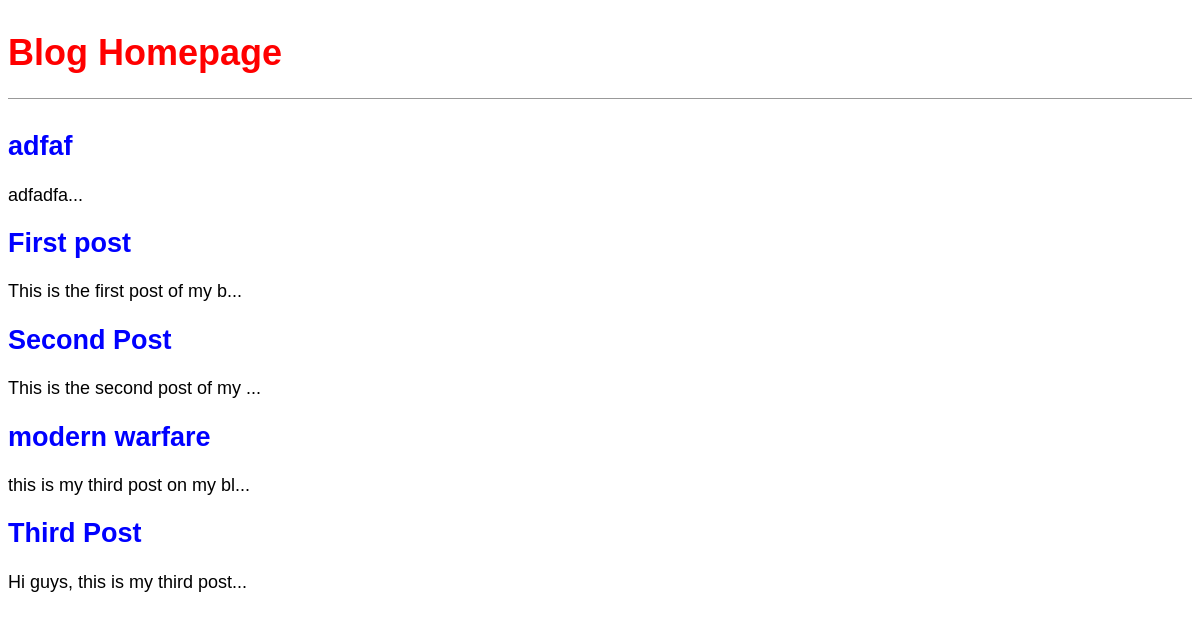
The page / on the database its author committed.
### blog/models.py (models this page shows, shortened)
class Post(models.Model):
	title = models.CharField(max_length=200)
	author = models.ForeignKey('auth.User', on_delete=models.CASCADE)
	body = models.TextField()
	date_created = models.DateTimeField(auto_now_add=True)
	class Meta:
		ordering = ('-date_created',)

### blog/views.py (the view)
# urls.py: path('', BlogListView.as_view(),name='home'),
class BlogListView(ListView):
	model = Post
	template_name = 'home.html'

### templates/home.html
{% extends 'base.html' %}
{% block content %}
	{% for post in object_list %}
		<div class="post-entry">
			<h2><a href="{% url 'post_detail' post.pk %}">{{ post.title }}</a></h2>
			<p>{{ post.body|slice:":30" }}...</p>
		</div>
	{% endfor %}
{% endblock content %}

### templates/base.html (shortened to what this page needs)
{% load static %}
<!DOCTYPE html>
<html>
<head>
	<link rel="stylesheet" href="{% static 'css/base.css' %}">
</head>
<body>
	<header>
		<h1><a href="{% url 'home' %}">Blog Homepage</a></h1>
	</header>
	<div>
		{% block content %}
		{% endblock content %}
	</div>
</body>
</html>

### static/css/base.css (style rules this page uses)
body { font-family: 'Source Sans Pro', sans-serif; font-size: 18px; }
header { border-bottom: 1px solid #999; margin-bottom: 2rem; display: flex; }
header h1 a { color: red; text-decoration: none; }
.post-entry { margin-bottom: 􏰁rem; }
.post-entry h2 { margin: 􏰂.􏰇rem 􏰂; }
.post-entry h2 a, .post-entry h2 a:visited { color: blue; text-decoration: none; }
.post-entry p { margin: 􏰂; font-weight: 􏰄􏰂􏰂; }

### rows shown on the page
Post: title "adfaf", body "adfadfa"
Post: title "First post", body "This is the first post of my b"
Post: title "Second Post", body "This is the second post of my"
Post: title "modern warfare", body "this is my third post on my bl"
Post: title "Third Post", body "Hi guys, this is my third post"
